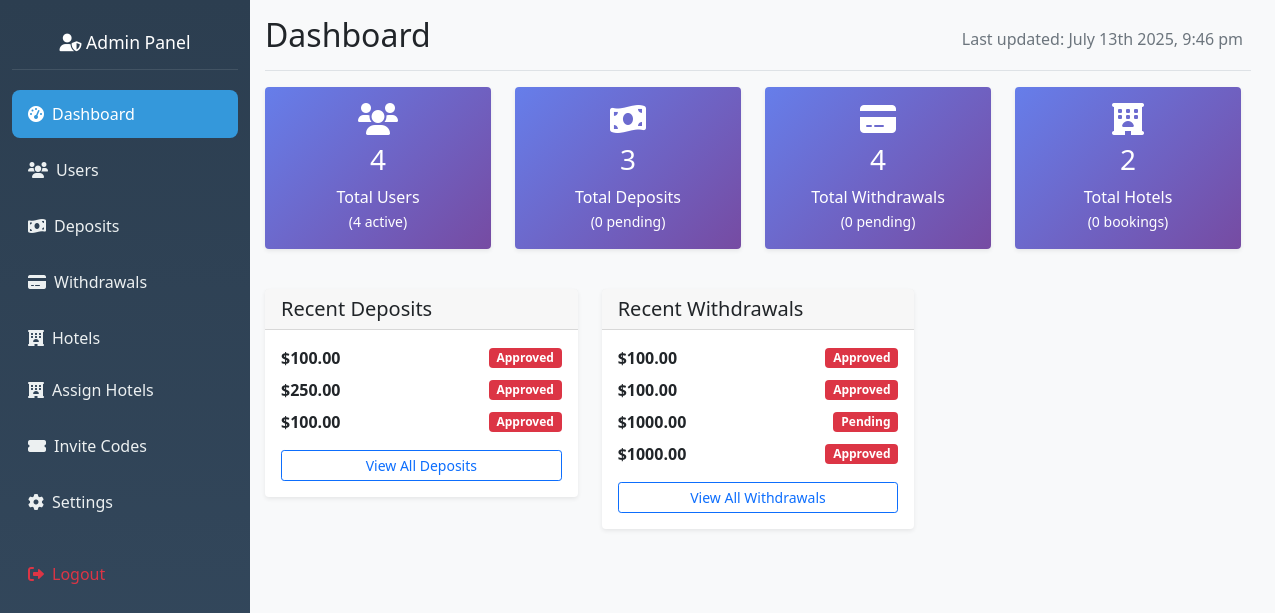
The app's page /admin/dashboard (signed in) with its own data.
### hotel_app/models.py (models this page shows, shortened)
class DepositRequest(db.Model):
    __tablename__ = 'deposit_request'
    id = db.Column(db.Integer, primary_key=True)
    user_id = db.Column(db.Integer, db.ForeignKey('user.id'), nullable=False)
    amount = db.Column(db.Float, nullable=False)
    network = db.Column(db.String(20), nullable=False)
    wallet_address = db.Column(db.String(200))
    transaction_hash = db.Column(db.String(200))
    status = db.Column(db.String(20), default='Pending')
    admin_notes = db.Column(db.Text)
    created_at = db.Column(db.DateTime, default=datetime.utcnow)
    processed_at = db.Column(db.DateTime)
    processed_by = db.Column(db.Integer, db.ForeignKey('admin.id'))

class WithdrawalRequest(db.Model):
    __tablename__ = 'withdrawal_request'
    id = db.Column(db.Integer, primary_key=True)
    user_id = db.Column(db.Integer, db.ForeignKey('user.id'), nullable=False)
    amount = db.Column(db.Float, nullable=False)
    network = db.Column(db.String(20), nullable=False)
    wallet_address = db.Column(db.String(200), nullable=False)
    transaction_hash = db.Column(db.String(200))
    transaction_fee = db.Column(db.Float, default=0.0)
    status = db.Column(db.String(20), default='Pending')
    admin_notes = db.Column(db.Text)
    rejection_reason = db.Column(db.Text)
    created_at = db.Column(db.DateTime, default=datetime.utcnow)
    processed_at = db.Column(db.DateTime)
    processed_by = db.Column(db.Integer, db.ForeignKey('admin.id'))

### hotel_app/routes.py (the view)
@app.route('/admin/dashboard')
@admin_required
def admin_dashboard():
    total_users = User.query.count()
    active_users = User.query.filter_by(is_active=True).count()
    total_deposits = DepositRequest.query.count()
    pending_deposits = DepositRequest.query.filter_by(status='pending').count()
    total_withdrawals = WithdrawalRequest.query.count()
    pending_withdrawals = WithdrawalRequest.query.filter_by(status='pending').count()
    total_hotels = Hotel.query.count()
    total_bookings = Booking.query.count() if 'Booking' in globals() else 0
    recent_users = User.query.order_by(User.id.desc()).limit(5).all()
    recent_deposits = DepositRequest.query.order_by(DepositRequest.id.desc()).limit(5).all()
    recent_withdrawals = WithdrawalRequest.query.order_by(WithdrawalRequest.id.desc()).limit(5).all()
    stats = {
        'total_users': total_users,
        'active_users': active_users,
        'total_deposits': total_deposits,
        'pending_deposits': pending_deposits,
        'total_withdrawals': total_withdrawals,
        'pending_withdrawals': pending_withdrawals,
        'total_hotels': total_hotels,
        'total_bookings': total_bookings,
    }
    return render_template('admin_dashboard.html',
                         stats=stats,
                         recent_users=recent_users,
                         recent_deposits=recent_deposits,
                         recent_withdrawals=recent_withdrawals)

### hotel_app/routes.py (called while the page is built)
def admin_required(f):
    @wraps(f)
    def wrapper(*args, **kwargs):
        admin_id = session.get('admin_id')
        if not admin_id:
            flash("Admin login required.", "danger")
            return redirect(url_for('admin_login'))
        admin = Admin.query.get(admin_id)
        if not admin or not admin.is_active:
            session.pop('admin_id', None)
            flash("Admin access denied.", "danger")
            return redirect(url_for('admin_login'))
        g.current_admin = admin
        return f(*args, **kwargs)
    return wrapper

@app.before_request
def check_admin_routes():
    if request.endpoint and request.endpoint.startswith('admin_') and request.endpoint != 'admin_login':
        if 'admin_id' not in session:
            return redirect(url_for('admin_login'))

### hotel_app/templates/admin_dashboard.html (shortened to what this page needs)
{% extends "admin_base.html" %}
{% block content %}
<div class="d-flex justify-content-between flex-wrap flex-md-nowrap align-items-center pb-2 mb-3 border-bottom">
    <h1 class="h2">Dashboard</h1>
    <div class="btn-toolbar mb-2 mb-md-0">
        <div class="btn-group me-2">
            <span class="text-muted">Last updated: <span id="last-updated"></span></span>
        </div>
    </div>
</div>
<div class="row mb-4">
    <div class="col-md-3 mb-3">
        <div class="card stats-card">
            <div class="card-body text-center">
                <i class="fas fa-users fa-2x mb-2"></i>
                <h3>{{ stats.total_users }}</h3>
                <p class="mb-0">Total Users</p>
                <small>({{ stats.active_users }} active)</small>
            </div>
        </div>
    </div>
    <div class="col-md-3 mb-3">
        <div class="card stats-card">
            <div class="card-body text-center">
                <i class="fas fa-money-bill-wave fa-2x mb-2"></i>
                <h3>{{ stats.total_deposits }}</h3>
                <p class="mb-0">Total Deposits</p>
                <small>({{ stats.pending_deposits }} pending)</small>
            </div>
        </div>
    </div>
    <div class="col-md-3 mb-3">
        <div class="card stats-card">
            <div class="card-body text-center">
                <i class="fas fa-credit-card fa-2x mb-2"></i>
                <h3>{{ stats.total_withdrawals }}</h3>
                <p class="mb-0">Total Withdrawals</p>
                <small>({{ stats.pending_withdrawals }} pending)</small>
            </div>
        </div>
    </div>
    <div class="col-md-3 mb-3">
        <div class="card stats-card">
            <div class="card-body text-center">
                <i class="fas fa-hotel fa-2x mb-2"></i>
                <h3>{{ stats.total_hotels }}</h3>
                <p class="mb-0">Total Hotels</p>
                <small>({{ stats.total_bookings }} bookings)</small>
            </div>
        </div>
    </div>
</div>
<div class="row">
    <div class="col-md-4 mb-4">
        <div class="card">
            <div class="card-header">
                <h5 class="card-title mb-0">Recent Deposits</h5>
            </div>
            <div class="card-body">
                {% for deposit in recent_deposits %}
                <div class="d-flex justify-content-between align-items-center mb-2">
                    <div>
                        <strong>${{ "%.2f"|format(deposit.amount) }}</strong><br>
                    </div>
                    <span class="badge bg-{{ 'warning' if deposit.status == 'pending' else ('success' if deposit.status == 'approved' else 'danger') }}">
                        {{ deposit.status.title() }}
                    </span>
                </div>
                {% endfor %}
                <a href="{{ url_for('view_deposits') }}" class="btn btn-sm btn-outline-primary w-100 mt-2">View All Deposits</a>
            </div>
        </div>
    </div>
    <div class="col-md-4 mb-4">
        <div class="card">
            <div class="card-header">
                <h5 class="card-title mb-0">Recent Withdrawals</h5>
            </div>
            <div class="card-body">
                {% for withdrawal in recent_withdrawals %}
                <div class="d-flex justify-content-between align-items-center mb-2">
                    <div>
                        <strong>${{ "%.2f"|format(withdrawal.amount) }}</strong><br>
                    </div>
                    <span class="badge bg-{{ 'warning' if withdrawal.status == 'pending' else ('success' if withdrawal.status == 'approved' else 'danger') }}">
                        {{ withdrawal.status.title() }}
                    </span>
                </div>
                {% endfor %}
                <a href="{{ url_for('view_withdrawals') }}" class="btn btn-sm btn-outline-primary w-100 mt-2">View All Withdrawals</a>
            </div>
        </div>
    </div>
</div>
{% endblock %}

### hotel_app/static/css/admin.css (style rules this page uses)
.card { border: none; box-shadow: 0 0.125rem 0.25rem rgba(0, 0, 0, 0.075); }
.stats-card { background: linear-gradient(135deg, #667eea 0%, #764ba2 100%); color: white; }
@media (min-width: 992px) { .container-fluid .row { display: flex !important; flex-wrap: nowrap !important; } }
@media (min-width: 992px) { .col-md-3, .col-lg-2 { flex: 0 0 auto; width: 250px; max-width: 250px; } }
@media (min-width: 1200px) { .container-fluid .row { display: flex !important; } }

### records on screen
DepositRequest: amount "100.00", status "Approved"
DepositRequest: amount "250.00", status "Approved"
DepositRequest: amount "100.00", status "Approved"
WithdrawalRequest: amount "100.00", status "Approved"
WithdrawalRequest: amount "100.00", status "Approved"
WithdrawalRequest: amount "1000.00", status "Pending"
WithdrawalRequest: amount "1000.00", status "Approved"

### other values on screen
{{ stats.total_users }} "4"
{{ stats.active_users }} "4"
{{ stats.total_deposits }} "3"
{{ stats.pending_deposits }} "0"
{{ stats.total_withdrawals }} "4"
{{ stats.pending_withdrawals }} "0"
{{ stats.total_hotels }} "2"
{{ stats.total_bookings }} "0"
